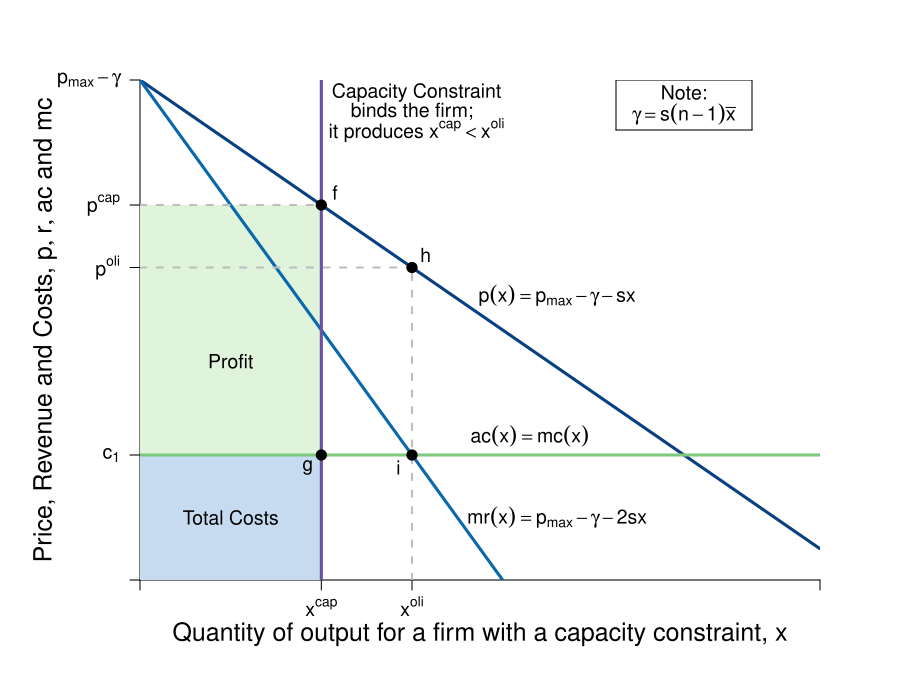

Write R code to recreate this figure.
#Graph Designer: Simon Halliday
#Authors: Bowles, Foley and Halliday
#Title: Coordination, Conflict and Competition: A Text in Microeconomics

require(shape)
pdf(file = "competitionmarkets/cournot_cap.pdf", width = 9, height = 7)

#Set parameters for graphics
axislabelsize <- 1.5
labelsize <- 1.2
graphlinewidth <- 3
segmentlinewidth <- 2

COL <- c("#7fc97f", "#beaed4", "#fdc086", "#ffff99", "#386cb0", "#f0027f", "#bf5b17", "#666666")
COLA <- c("#e0f3db", "#99d8c9","#66c2a4","#41ae76", "#238b45", "#005824")
COLB <- c("#c6dbef", "#4eb3d3", "#2b8cbe", "#0868ac","#084081")
COLC <- c("#fcfbfd", "#efedf5", "#dadaeb", "#bcbddc", "#9e9ac8", "#807dba", "#6a51a3", "#54278f", "#3f007d")

#Edited the margins to cater for the larger LHS labels
par(mar =  c(6, 7, 4, 4))

AvgRevenue <- function(x, s = 0.5, pmax = 20, c1 = 2, n = 5, xbar = 6){
  pmax -s*(n-1)*xbar -s*x
}

MRevenue <- function(x,  s = 0.5, pmax = 20, c1 = 2, n = 5,  xbar = 6){
  pmax - s*(n-1)*xbar -2*s*x
}

AvgCost <- function(x, c0 = 2, c1 = 2){
  c0/x + c1
}

xlims <- c(0, 15)
ylims <- c(0, 8)

npts <- 501 
x <- seq(xlims[1], xlims[2], length.out = npts)
y <- seq(ylims[1], ylims[2], length.out = npts) 
a <- c(13, 16.75, 19.25)

plot(0, 0, xlim = xlims, ylim = ylims, type = "n",
     xlab = expression(paste("")),
     ylab = expression(paste("")), 
     xaxt = "n", 
     yaxt = "n", 
     cex.lab = axislabelsize, 
     bty = "n",
     xaxs="i", 
     yaxs="i")

# ticksy <- seq(from = ylims[1], to = ylims[2], by = 1)
# ylabels <- seq(from = ylims[1], to = ylims[2], by = 1)
# ticksx <- seq(from = xlims[1], to = xlims[2], by = 1)
# xlabels <- seq(from = xlims[1], to = xlims[2], by = 1)
ticksy <- c(0, 2, AvgRevenue(x = 6), AvgRevenue(x = 4), ylims[2])
ylabels <- c(NA, expression(paste(c[1])), expression(paste(p^{oli})), expression(paste(p^{cap})), expression(paste(p[max] - gamma)))
ticksx <- c(0, 4, 6,  xlims[2])
xlabels <- c(NA, expression(paste(x^{cap})), expression(paste(x^{oli})), NA)

axis(1, at = ticksx, pos = 0, labels = xlabels, cex.axis = labelsize)
axis(2, at = ticksy, pos = 0, labels = ylabels, las = 1, cex.axis = labelsize)

npts <- 500 
xx1 <- seq(xlims[1], xlims[2], length.out = npts)
xx3 <- seq(2, 6, length.out = npts)

#Draw the polygon for profit
xpoly1 <- c(0, 4, 4, 0, 0)
ypoly1 <- c(2, 2, AvgRevenue(x = 4), AvgRevenue(x = 4), 2)
polygon(x = xpoly1, y = ypoly1, col=COLA[1], density=NULL, border = NA)

#Draw the polygon for costs
xpoly2 <- c(0, 4, 4, 0, 0)
ypoly2 <- c(0, 0, 2, 2, 2)
polygon(x = xpoly2, y = ypoly2, col=COLB[1], density=NULL, border = NA)

#Draw the polygon for deadweight loss
# xpoly3 <- c(6, 6, 12, 6)
# ypoly3 <- c(2, AvgRevenue(x = 6), 2, 2)
# polygon(x = xpoly3, y = ypoly3, col=COL[4], density=NULL, border = NA)

#Draw the polygon for consumer surplus
# xpoly4 <- c(0, 6, 0, 0)
# ypoly4 <- c(AvgRevenue(x = 6), AvgRevenue(x = 6), AvgRevenue(x = 0), AvgRevenue(x = 6))
# polygon(x = xpoly4, y = ypoly4, col=COLC[3], density=NULL, border = NA)


#lines(xx1, bcA(xx1, w = 10, p = 1.5), col = COLB[3], lwd = graphlinewidth)
lines(xx1, AvgRevenue(xx1), col = COLB[5], lwd = graphlinewidth)
lines(xx1, MRevenue(xx1), col = COLB[4], lwd = graphlinewidth)
#lines(xx1, AvgCost(xx1, c0 = 2, c1 = 4), col = COLA[5], lwd = graphlinewidth)

#Label the axes
mtext(expression(paste("Quantity of output for a firm with a capacity constraint, ", x)), side=1, line = 2.5, cex = axislabelsize)
text(-2.1, 0.5*ylims[2], expression(paste("Price, Revenue and Costs, ", list(p, r, ac), " and ", mc)), xpd = TRUE, cex = axislabelsize, srt = 90) 

text(8.6, 2.3, expression(paste(ac(x) == mc(x))), cex = labelsize)
text(9.2, 4.55, expression(paste(p(x) == p[max] - gamma - s*x)), cex = labelsize)
text(9.2, 1, expression(paste(mr(x) == p[max] - gamma - 2*s*x)), cex = labelsize)

#Labels cost and profit areas
text(2, 1, expression("Total Costs"), cex = labelsize)
text(2, 3.5, expression("Profit"), cex = labelsize)
# text(5.25, 5.5, expression("Deadweight"), cex = labelsize)
# text(5.25, 5, expression("Loss"), cex = labelsize)

#Draw segments for total costs
segments(0, AvgRevenue(x = 4), 4, AvgRevenue(x = 4), lty = 2, col = "gray" , lwd = segmentlinewidth)
segments(0, AvgRevenue(x = 6), 6, AvgRevenue(x = 6), lty = 2, col = "gray" , lwd = segmentlinewidth)
segments(6, 0, 6, AvgRevenue(x = 6), lty = 2, col = "gray" , lwd = segmentlinewidth)
segments(0, 2, xlims[2], 2, lty = 1, col = COL[1] , lwd = graphlinewidth)

#Segment for capacity constraint
segments(4, 0, 4, ylims[2], lty = 1, col = COLC[7] , lwd = graphlinewidth)

#Label Points for comparison
points(6, MRevenue(x = 6), pch = 16, col = "black", cex = 1.5)
text(5.7, MRevenue(x = 6) - 0.2, expression(i), cex = labelsize)


points(6, AvgRevenue(x = 6), pch = 16, col = "black", cex = 1.5)
text(6.3, AvgRevenue(x = 6) + 0.2, expression(h), cex = labelsize)

points(4, AvgRevenue(x = 4), pch = 16, col = "black", cex = 1.5)
text(4.3, AvgRevenue(x = 4) + 0.2, expression(f), cex = labelsize)

points(4, 2, pch = 16, col = "black", cex = 1.5)
text(3.7, 2 - 0.2, expression(g), cex = labelsize)


# Arrow to Consumer surplus
#text(7.3, 7.5, expression(paste("Consumer Surplus")), cex = labelsize)
#text(6, 11, expression(paste(cs(x) == frac(1,2)*(p[max] - p^{mon})*x^{mon} )), cex = labelsize)
#Arrows(5.4, 7.5, 2.9, 6, col = "black", lty = 1, lwd = 2, arr.type = "triangle", arr.lwd = 0.5)

# Arrow to Deadweight loss
#text(11.6, 5.1, expression(paste("Deadweight Loss")), cex = labelsize)
#text(9, 7, expression(paste(dwl(x) == frac(1,2)*(p^{mon} - c[1])*(x^{many} - x^{mon}))), cex = labelsize)
#Arrows(9.9, 5.1, 7.4, 3.6, col = "black", lty = 1, lwd = 2, arr.type = "triangle", arr.lwd = 0.5)

text(12, 7.8, expression(paste("Note:")), cex = labelsize)
text(12, 7.45, expression(paste(gamma == s*(n-1)*bar(x))), cex = labelsize)
segments(10.5, 7.2, 13.5, 7.2, lty = 1, col = "black" , lwd = 1)
segments(10.5, 8, 13.5, 8, lty = 1, col = "black" , lwd = 1)
segments(10.5, 7.2, 10.5, 8, lty = 1, col = "black" , lwd = 1)
segments(13.5, 7.2, 13.5, 8, lty = 1, col = "black" , lwd = 1)

text(6.1, 7.8, expression(paste("Capacity Constraint")), cex = labelsize)
text(6, 7.5, expression(paste("binds the firm;")), cex = labelsize)
text(6.1, 7.2, expression(paste("it produces ", x^{cap} < x^{oli})), cex = labelsize)
#text(12, 7.55, expression(paste(gamma == s*(n-1)*bar(x))), cex = labelsize)



dev.off()
